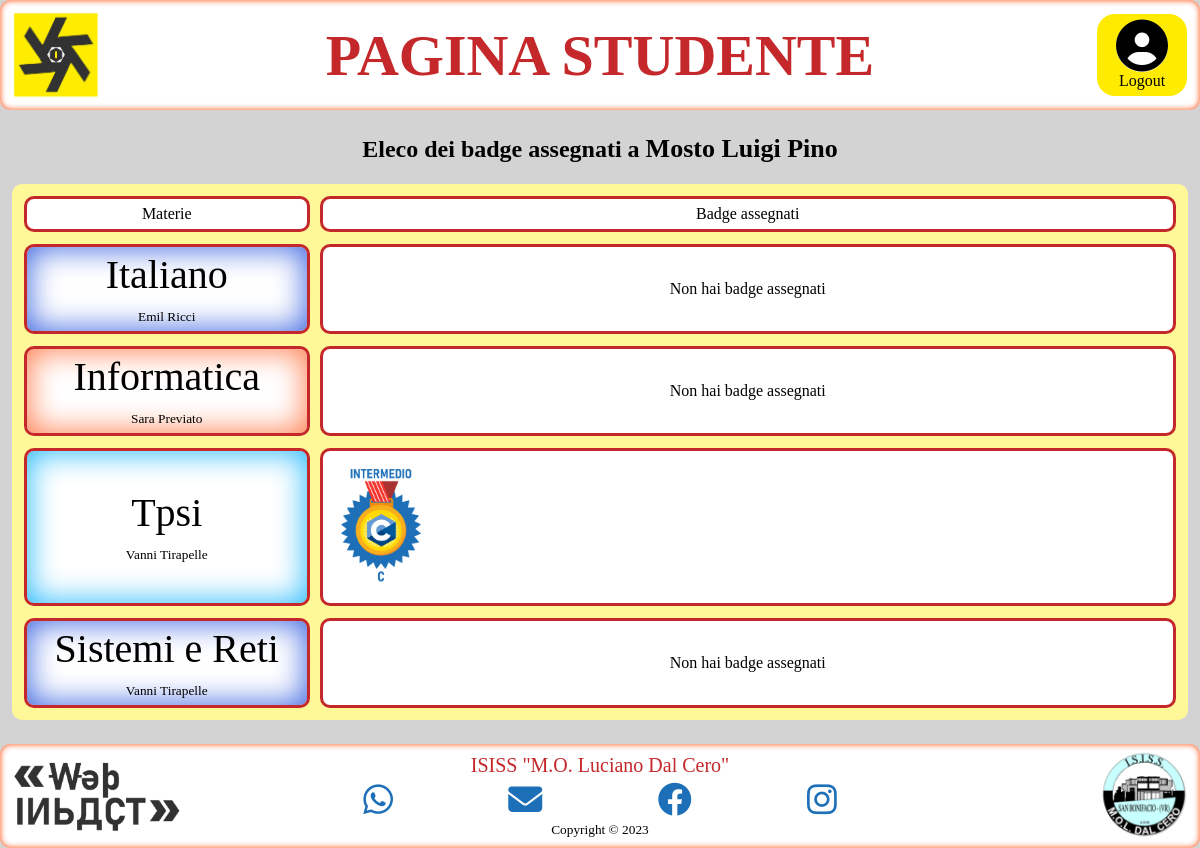
The app's page /studente.php (signed in) with its own data.
### tables this page shows
CREATE TABLE if NOT EXISTS Materia(
	ID_materia INT PRIMARY KEY AUTO_INCREMENT,
	nome VARCHAR(30)
);

CREATE TABLE if NOT EXISTS Assegna_Visualizza(
	ID_persona INT(6),
	codBadge INT,
	livello TINYINT(1),
	dataB date,
	descrizione TEXT,
	PRIMARY KEY(ID_persona, codBadge, livello),
	CONSTRAINT fk_pers_ass_IDpersona FOREIGN KEY(ID_persona) REFERENCES Persona(ID_persona) ON DELETE CASCADE ON UPDATE CASCADE,
	CONSTRAINT fk_badge_ass_codbadge_livello FOREIGN KEY(codBadge, livello) REFERENCES Badge(codBadge, livello) ON DELETE CASCADE ON UPDATE CASCADE
);

### studente.php (the view, shortened to what this page needs)
<!DOCTYPE html>
<html lang="it">
    <head>
		<link rel="stylesheet" href="css/main.css">
        <link rel="stylesheet" href="css/persona.css">
		<link rel="stylesheet" href="fontawesome-icon/css/all.css">
	</head>
	<body>
        <header>
			<figure> <a href="index.html"> <img class="logo" src="img/logo.png" alt="logo Web Inpact"> </a> </figure>
			<h1 class="titolo"> PAGINA STUDENTE </h1>
			<div class="header-account">
				<a href="login.php" class="account-login"> <i class="fa-solid fa-circle-user"></i>
					<p>Logout</p> </a>
			</div>
		</header>
        <main>
            <h2> Eleco dei badge assegnati a <strong class="sottotitolo">
				<?php
					include "connessione.php";
					$sql = "SELECT p.cognome, p.nome FROM persona p JOIN account a ON p.ID_persona = a.ID_persona WHERE a.nomeUtente = '" .$_SESSION["nomeUtente"]. "';";
					$result = $conn -> query($sql);
					$row = $result -> fetch_assoc();
					print_r(" ".$row["cognome"]." ".$row["nome"]."\n");
				?> </strong>
			</h2>
			<div id="registro">
                <div class="tabella">
                    <p class="texture tab-titoli"> Materie </p>
                    <p class="texture tab-titoli"> Badge assegnati </p>
                </div>
				<?php
					include "connessione.php";
					$sql1 = "SELECT DISTINCT m.nome as materia, m.ID_materia as ID, p.nome, p.cognome FROM materia m JOIN insegna i ON m.ID_materia = i.ID_materia JOIN persona p ON i.ID_persona = p.ID_persona;";
					$result1 = $conn -> query($sql1);
					try {
						while($row1 = $result1->fetch_assoc()){
							$materia = $row1["materia"];
							$nome_prof = $row1["nome"]." ".$row1["cognome"];
							echo "<div class='tabella'> \n";
							$color_name = '';
							if($materia == 'Tpsi'){
								$color_name = 'tpsi';
							} elseif($materia == 'Sistemi e Reti'){
								$color_name = 'sistemi';
							} elseif($materia == 'Informatica'){
								$color_name = 'informatica';
							} else{
								$color_name = 'sistemi';
							}
							echo "<div class='texture mater-inseg " .$color_name. "'> \n";
							echo "<p>" .$materia. "</p> \n";
							echo "<small>" .$nome_prof. "</small> \n </div> \n";
							try{
								$sql2 = "SELECT b.nome, b.livello, av.dataB, av.descrizione FROM badge b JOIN assegna_visualizza av ON (b.codBadge = av.codBadge) AND (b.livello = av.livello) JOIN account a ON av.ID_persona = a.ID_persona WHERE a.nomeUtente = '" .$_SESSION["nomeUtente"]. "' AND b.materia = " .$row1["ID"]. ";";
								$_result = $conn -> query($sql2);
								$_row = $_result->fetch_assoc();
								if (isset($_row['nome'])) {
									$result2 = $conn -> query($sql2);
									echo "<div class='texture cont-materie sez-badge'> \n";
									while($row2 = $result2->fetch_assoc()){
										$badge = $row2["nome"]."".$row2["livello"];
										echo "<figure class='cont-badge-stud' name='" .$badge. "' onclick=\"zoom_badge('".$badge."', '".$row2["dataB"]."', '".$nome_prof."', '".$row1["materia"]."', '".$row2["descrizione"]."')\"> \n";
										echo "<img src='img/badge/" .$badge. ".png' alt=" .$badge. "> \n </figure> \n";
									}
									echo "</div> \n";
								} else {
									echo "<div class='texture'> Non hai badge assegnati </div> \n";
								}
							}catch(Exception $e){
								echo "Qualcosa è andato storto nella ricerca dei badge";
							}
							echo "</div> \n";
						}
					} catch (Exception $e) {
						echo "Qualcosa è andato storto nella ricerca delle materie";
					}
				?>
			</div>
        </main>
		<footer>
			<figure> <img src="img/scritta.png" alt="scritta Web Imapact" class="logo_scritta"> </figure>
			<div id="cont-social">
				<p class="titolo">ISISS "M.O. Luciano Dal Cero"</p>
				<div class="social">
					<a href="https://web.whatsapp.com/"> <i class="fa-brands fa-whatsapp"></i> </a>
					<a href="https://mail.google.com/"> <i class="fa-solid fa-envelope"></i> </a>
					<a href="https://it-it.facebook.com/"> <i class="fa-brands fa-facebook"></i> </a>
					<a href="https://www.instagram.com/accounts/login/"> <i class="fa-brands fa-instagram"></i> </a>
				</div>
				<small>Copyright &copy 2023</small>
			</div>
			<figure> <img src="img/dalcero.png" alt="logo DalCero" class="logo"> </figure>
		</footer>
	</body>
</html>

### css/main.css (style rules this page uses)
body { background-color: lightgrey; font-family: Mustica; display: grid; gap: 12px; margin: 0px; }
figure { display: flex; margin: 0px; }
figure > a { display: flex; }
.titolo { color: #C4282B; font-family: Mont; font-size: 58px; text-align: center; margin: 0px; }
header, footer { background-color: white; border-radius: 10px; box-shadow: inset 0 0 6px 0 orangered; display: grid; grid-template-columns: 1fr 3fr 1fr; align-items: center; padding: 5px; }
.logo { width: 100px; }
.logo_scritta { width: 180px; }
.header-account { background-color: #FFEB00; border-radius: 18px; font-family: Mustica; text-align: center; display: grid; justify-self: right; width: 78px; padding: 6px; margin-right: 8px; }
.account-login { color: #000; text-decoration: none; }
.account-login > i { background-color: #fff; border-radius: 50%; font-size: 52px; }
.account-login > p { margin: 0px; }
main { display: grid; grid-template-columns: 1fr 2fr; gap: 12px; padding: 12px; }
#cont-social { text-align: center; padding: 5px; }
#cont-social > p { font-size: 20px; }
.social { font-size: 34px; display: flex; justify-content: space-evenly; margin-top: 5px; }
.social > a { color: #1D70B7; }
footer > figure:last-child { justify-content: right; }

### css/persona.css (style rules this page uses)
html, body { height: auto; }
main { grid-template-columns: auto; }
main > h2 { text-align: center; margin: 0; margin-bottom: 8px; }
.sottotitolo { font-family: Mont; font-size: 26px; }
#registro { background-color: #FEF898; border-radius: 10px; display: grid; gap: 12px; padding: 12px; }
.tabella { display: grid; grid-template-columns: 1fr 3fr; gap: 10px; }
.texture { background-color: #fff; border: 3px solid #C4282B; border-radius:10px; text-align: center; display: flex; justify-content: center; align-items: center; padding: 6px; }
.tab-titoli { font-family: Mont; text-align: center; margin: 0px; }
.cont-materie { flex-wrap: wrap; justify-content: left; gap: 20px; padding: 16px; }
div.tpsi { box-shadow: inset 0 0 30px 2px #2cbbfb; }
div.sistemi { box-shadow: inset 0 0 30px 2px #4169e1; }
div.informatica { box-shadow: inset 0 0 30px 2px #ff7f50; }
.mater-inseg { flex-direction: column; gap: 12px; }
.mater-inseg > p { font-size: 40px; line-height: 44px; text-align: center; margin: 0px; }
.sez-badge { gap: 30px; padding: 8px; }
.cont-badge-stud { width: 80px; padding: 10px; cursor: pointer; }
.cont-badge-stud > img { width: 100%; }

### records on screen
materia: nome "Italiano", nome_prof "Emil Ricci", shows "Non hai badge assegnati"
materia: nome "Informatica", nome_prof "Sara Previato", shows "Non hai badge assegnati"
materia: nome "Tpsi", nome_prof "Vanni Tirapelle"
materia: nome "Sistemi e Reti", nome_prof "Vanni Tirapelle", shows "Non hai badge assegnati"
